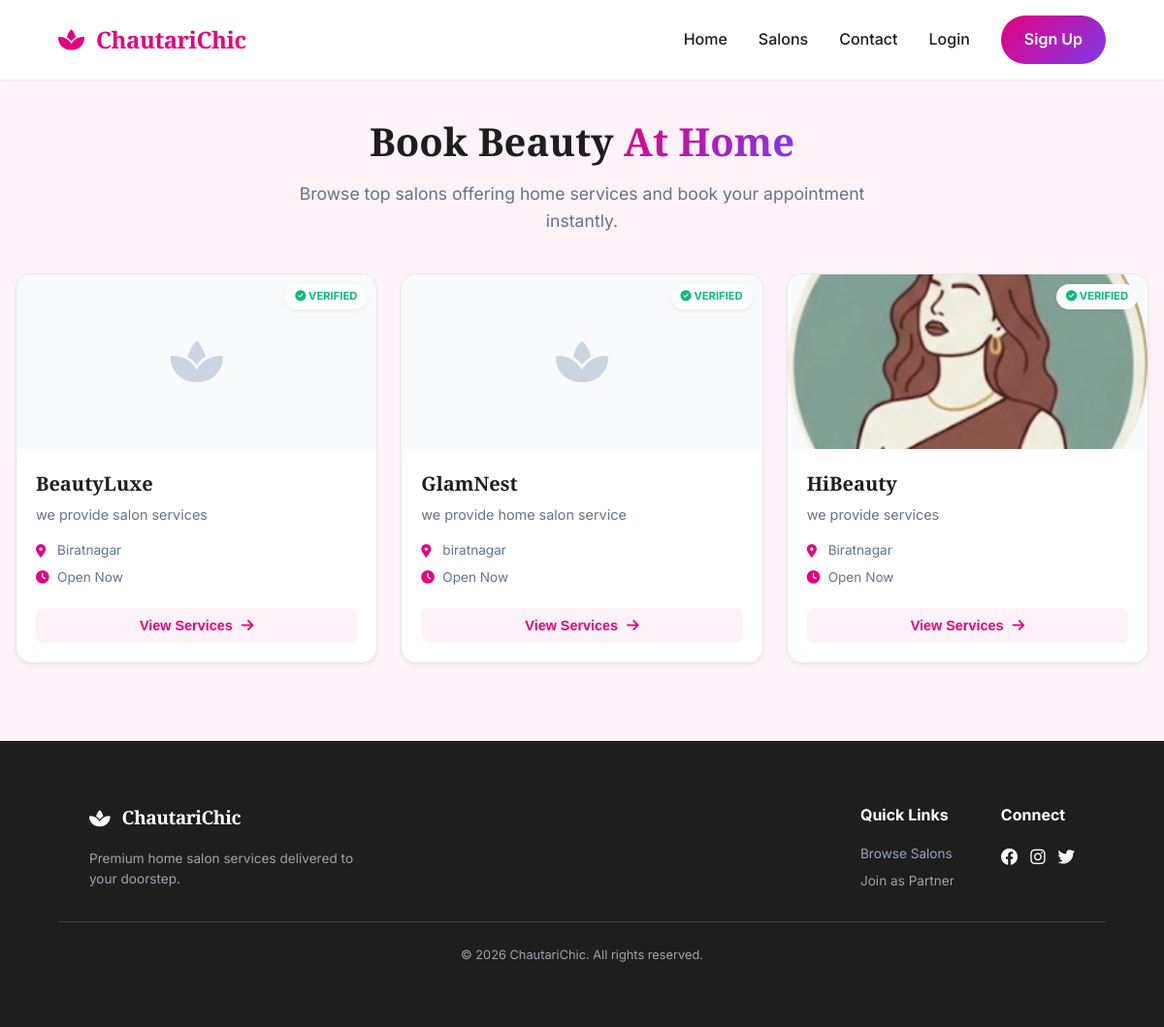
The app's page /salon/salons/ with its own data.
### salon/models.py (models this page shows, shortened)
class Salon(models.Model):
    owner = models.OneToOneField(
        settings.AUTH_USER_MODEL,
        on_delete=models.CASCADE,
        related_name='salon'
    )
    name = models.CharField(max_length=200)
    description = models.TextField()
    location = models.CharField(max_length=255)
    contact_number = models.CharField(max_length=20)
    opening_time = models.TimeField()
    closing_time = models.TimeField()
    logo = models.ImageField(upload_to='salon_logos/', null=True, blank=True)
    is_approved = models.BooleanField(default=False)
    is_active = models.BooleanField(default=True)
    created_at = models.DateTimeField(auto_now_add=True)

### salon/views.py (the view)
# urls.py: path('salons/', views.PublicSalonListView.as_view(), name='public_salon_list'),
class PublicSalonListView(ListView):
    model = Salon
    template_name = 'salon/public_salon_list.html'
    context_object_name = 'salons'
    def get_queryset(self):
        return Salon.objects.filter(is_approved=True, is_active=True).order_by('name')

### salon/templates/salon/public_salon_list.html (shortened to what this page needs)
{% extends 'salon/base.html' %}
{% block content %}
<div class="container" style="padding: 2rem 1rem;">
    <div style="text-align: center; margin-bottom: 2.5rem;">
        <h1 style="font-family: var(--font-heading); font-size: 2.5rem; margin-bottom: 0.5rem; color: var(--dark);">
            Book Beauty <span
                style="background: var(--primary-gradient); -webkit-background-clip: text; background-clip: text; -webkit-text-fill-color: transparent;">At
                Home</span>
        </h1>
        <p style="color: #64748b; font-size: 1.1rem; max-width: 600px; margin: 0 auto;">
            Browse top salons offering home services and book your appointment instantly.
        </p>
    </div>
    <div style="display: grid; grid-template-columns: repeat(auto-fill, minmax(280px, 1fr)); gap: 1.5rem;">
        {% for salon in salons %}
        <a href="{% url 'salon:public_salon_detail' salon.pk %}" style="text-decoration: none; color: inherit;">
            <div class="salon-card"
                style="background: white; border-radius: 16px; overflow: hidden; box-shadow: 0 2px 4px rgba(0,0,0,0.05); transition: all 0.2s ease; border: 1px solid #e2e8f0; height: 100%; display: flex; flex-direction: column;">
                <div
                    style="position: relative; height: 180px; background: #f8fafc; display: flex; align-items: center; justify-content: center; overflow: hidden;">
                    {% if salon.logo %}
                    <img src="{{ salon.logo.url }}" style="width: 100%; height: 100%; object-fit: cover;">
                    {% else %}
                    <i class="fas fa-spa" style="font-size: 3rem; color: #cbd5e1;"></i>
                    {% endif %}
                    {% if salon.is_approved %}
                    <div
                        style="position: absolute; top: 10px; right: 10px; background: rgba(255,255,255,0.95); padding: 4px 10px; border-radius: 99px; font-size: 0.7rem; font-weight: 700; color: #10b981; box-shadow: 0 2px 4px rgba(0,0,0,0.05);">
                        <i class="fas fa-check-circle"></i> VERIFIED
                    </div>
                    {% endif %}
                </div>
                <div style="padding: 1.25rem; flex-grow: 1; display: flex; flex-direction: column;">
                    <h3
                        style="font-family: var(--font-heading); font-size: 1.25rem; margin-bottom: 0.4rem; color: var(--dark);">
                        {{ salon.name }}</h3>
                    <p style="color: #64748b; font-size: 0.9rem; margin-bottom: 1rem; line-height: 1.4; flex-grow: 1;">
                        {{ salon.description|truncatewords:12 }}
                    </p>
                    <div
                        style="display: flex; flex-direction: column; gap: 6px; color: #64748b; font-size: 0.85rem; margin-bottom: 1.25rem;">
                        <span style="display: flex; align-items: center; gap: 8px;"><i class="fas fa-map-marker-alt"
                                style="color: var(--primary); width: 14px;"></i> {{ salon.location }}</span>
                        <span style="display: flex; align-items: center; gap: 8px;"><i class="fas fa-clock"
                                style="color: var(--primary); width: 14px;"></i> Open Now</span>
                    </div>
                    <button
                        style="width: 100%; padding: 10px; background: var(--light); color: var(--primary); border: none; border-radius: 8px; font-weight: 600; font-size: 0.9rem; transition: all 0.2s;">
                        View Services <i class="fas fa-arrow-right" style="margin-left: 5px;"></i>
                    </button>
                </div>
            </div>
        </a>
        {% endfor %}
    </div>
</div>
{% endblock %}

### salon/templates/salon/base.html (style rules this page uses)
:root { --primary: #E6007E; --primary-gradient: linear-gradient(135deg, #E6007E 0%, #7C3AED 100%); --secondary: #7C3AED; --dark: #1E1E1E; --light: #FDF2F8; --white: #FFFFFF; --gray: #6B7280; --gray-light: #F3F4F6; --font-heading: 'Playfair Display', serif; --font-body: 'Inter', sans-serif; --transition: all 0.3s cubic-bezier(0.4, 0, 0.2, 1); --shadow-sm: 0 1px 2px 0 rgba(0, 0, 0, 0.05); --shadow-md: 0 4px 6px -1px rgba(0, 0, 0, 0.1); --shadow-lg: 0 10px 15px -3px rgba(0, 0, 0, 0.1); }
* { margin: 0; padding: 0; box-sizing: border-box; }
body { font-family: var(--font-body); background-color: var(--light); color: var(--dark); line-height: 1.6; }
.container { max-width: 1200px; margin: 0 auto; padding: 2rem; }

### records on screen
Salon: is_approved True (drawn), name "BeautyLuxe", description "we provide salon services", location "Biratnagar"
Salon: is_approved True (drawn), name "GlamNest", description "we provide home salon service", location "biratnagar"
Salon: logo (picture), is_approved True (drawn), name "HiBeauty", description "we provide services", location "Biratnagar"
